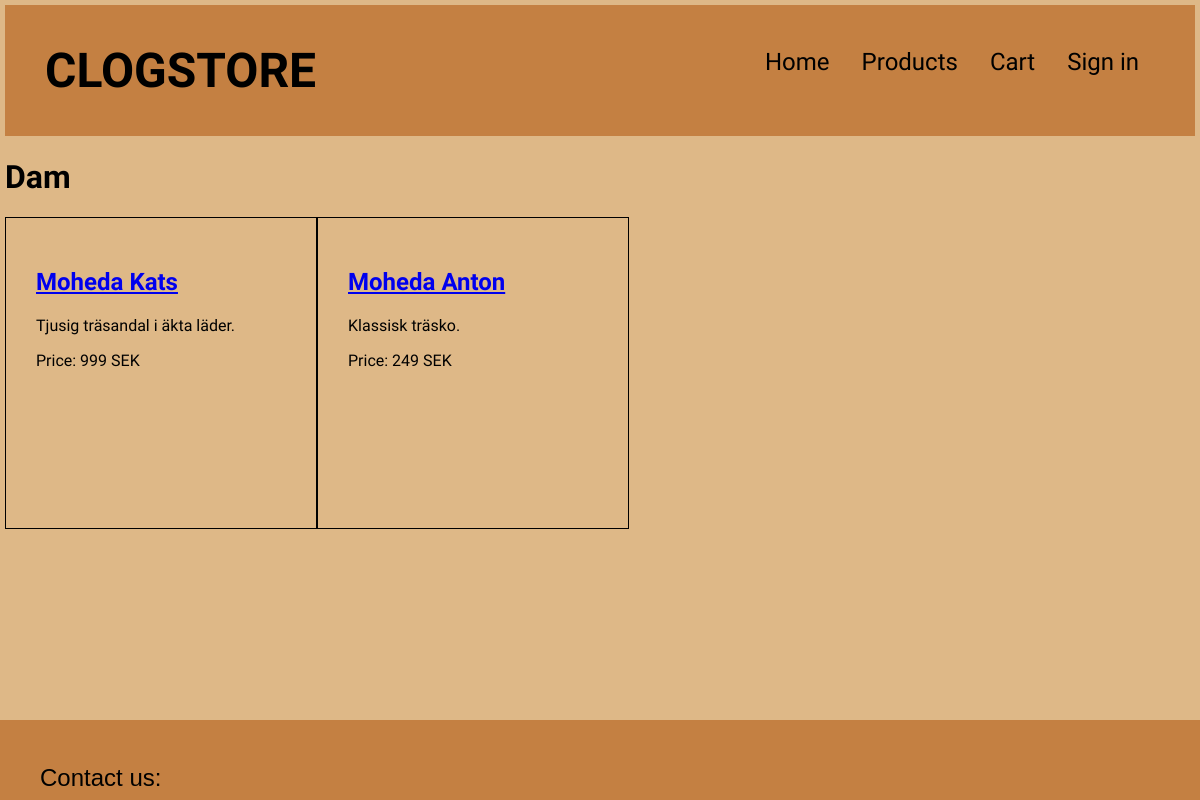
Page /?controller=products&cat=1 on the earlier database version.
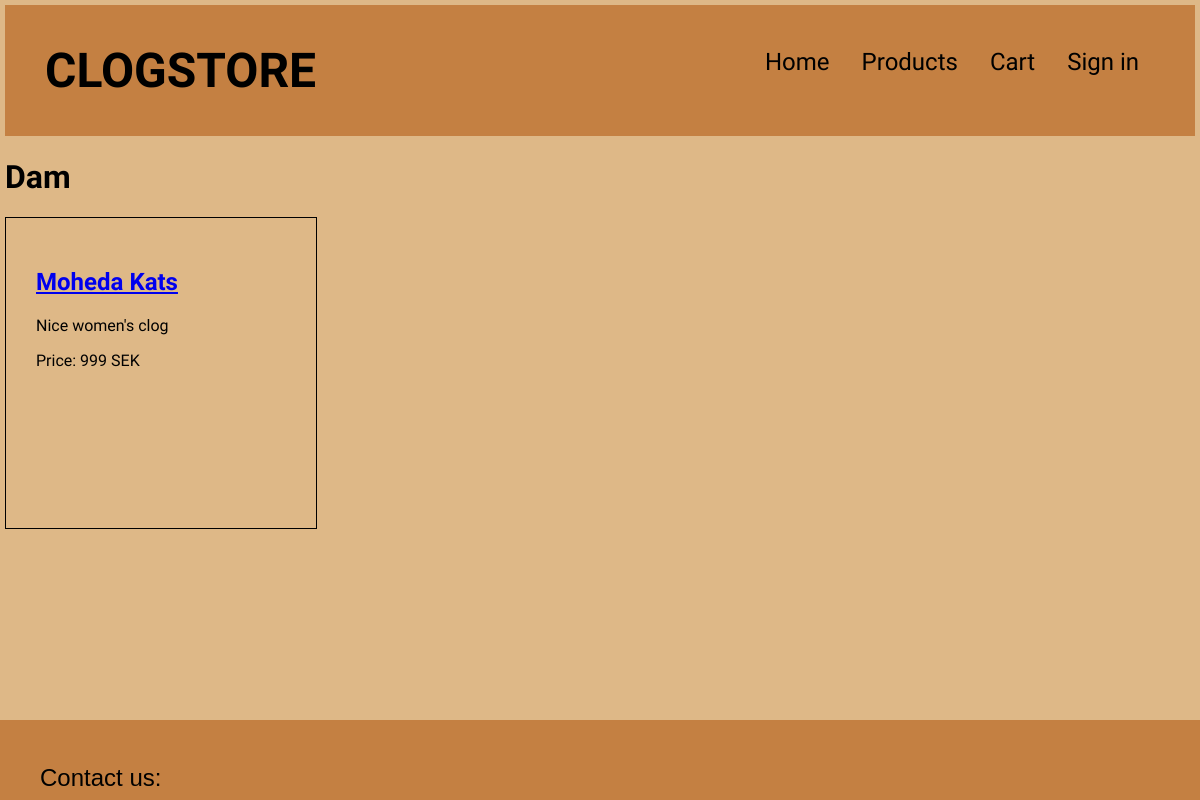
Same page on the later database version.
### tables this page shows
CREATE TABLE `category` (
  `catid` int(11) NOT NULL AUTO_INCREMENT,
  `title` varchar(45) NOT NULL,
  PRIMARY KEY (`catid`)
);

CREATE TABLE `prodcat` (
  `pid` int(11) NOT NULL,
  `catid` int(11) NOT NULL,
  KEY `FK_PIDprodcat_idx` (`pid`),
  KEY `FK_CATIDprodcat_idx` (`catid`),
  CONSTRAINT `FK_CATIDprodcat` FOREIGN KEY (`catid`) REFERENCES `category` (`catid`) ON DELETE CASCADE ON UPDATE CASCADE,
  CONSTRAINT `FK_PIDprodcat` FOREIGN KEY (`pid`) REFERENCES `product` (`PID`) ON DELETE CASCADE ON UPDATE CASCADE
);

CREATE TABLE `product` (
  `PID` int(11) NOT NULL AUTO_INCREMENT,
  `Title` varchar(45) NOT NULL,
  `Description` varchar(45) NOT NULL,
  `Price` float NOT NULL,
  PRIMARY KEY (`PID`)
);

### includes/functions.inc.php (called while the page is built)
<?php
function loadTemplate($templateName, $templateData) {
	require("templates/header.tpl.php");
	require('templates/'.$templateName.'.tpl.php');
	require("templates/footer.tpl.php");
}

### user_controllers/products_controller.php (called while the page is built)
<?php
if (isset($_GET['cat'])) {
	$sql =
		"SELECT * FROM product, prodcat, category
		WHERE product.pid = prodcat.pid
		AND prodcat.catid = category.catid
		AND prodcat.catid = :catid";
	$stmt = $dbh->prepare($sql);
	$stmt->bindParam(':catid', $_GET['cat']);
	$stmt->execute();
} else {
	$sql = "SELECT * FROM product";
	$stmt = $dbh->query($sql);
}
$productsData = $stmt->fetchAll(PDO::FETCH_OBJ);
loadTemplate("products", $productsData);

### index.php (called while the page is built, shortened)
<?php
require_once("includes/functions.inc.php");
require_once("includes/routes.inc.php");
$controller = $_GET['controller'] ?? "default";
require_once("user_controllers/".$routes[$controller]);

### templates/products.tpl.php (the view)
<html>
    <h1><?php if(isset($_GET['cat'])) {
        echo $templateData[0]->title;
    } else {
        echo "All products";
    } ?></h1>
    <?php
    foreach($templateData as $product) :
    ?>
<div class="products">
    <h2>
        <a href="?controller=product&pid=<?php echo $product->PID;?>">
            <?php echo $product->Title;
            ?>
        </a>
    </h2>
    <p><?php echo $product->Description;?></p>
    <p>Price: <?php echo $product->Price;?> SEK</p>
    </div>
</html>
<?php
endforeach;
?>

### templates/header.tpl.php (shortened to what this page needs)
<!DOCTYPE html>
<html lang="en">
<head>
    <link rel="stylesheet" type="text/css" href="css/style.css">
</head>
<body>
<div class="header">
    <h1><a href="?controller=default">CLOGSTORE</a></h1>
    <ul>
    <li><a href="?controller=default">Home</a></li>
    <li class="dropdown">
        <a href="?controller=products" class="dropbtn">Products</a>
        <li><a href="?controller=cart">Cart</a></li>
        <li><a href="?controller=sign_in">Sign in</a></li>
    </li>
    </ul>
</div>

### templates/footer.tpl.php (shortened to what this page needs)
<div class="footer">
    <p>Contact us:</p>
</div>
</body>
</html>

### css/style.css (style rules this page uses)
body { background-color: burlywood; margin: 0; font-family: 'Source Sans Pro', sans-serif; padding: 5px 5px 120px 5px; }
.header { overflow: hidden; background-color: rgb(196, 128, 66); padding: 5px 40px; font-family: 'Black Han Sans', sans-serif; font-size: 1.5rem; margin: 0; }
.header:after { display:block; clear:both; }
.header h1 { float: left; }
.header a { text-decoration: none; color: black; }
ul { list-style-type: none; font-family: 'Source Sans Pro', sans-serif; float: right; }
li { float: left; }
li a, .dropbtn { display: inline-block; color: white; text-align: center; padding: 14px 16px; text-decoration: none; }
li.dropdown { display: inline-block; }
.products { border: 1px solid black; float: left; padding: 30px; height: 250px; width: 250px; }
.footer { position: fixed; height: 40px; background-color: rgb(196, 128, 66); padding: 20px 40px; font-family: sans-serif; font-size: 1.5rem; left: 0; bottom: 0; right: 0; }

Differences in the rows shown:
no longer on this page (row unchanged): category: title "Dam"
removed prodcat: pid.Title "Moheda Anton", pid.Description "Klassisk träsko.", pid.Price "249"
changed through a linked row, prodcat "Moheda Kats": pid.Description "Tjusig träsandal i äkta läder." → "Nice women's clog"
